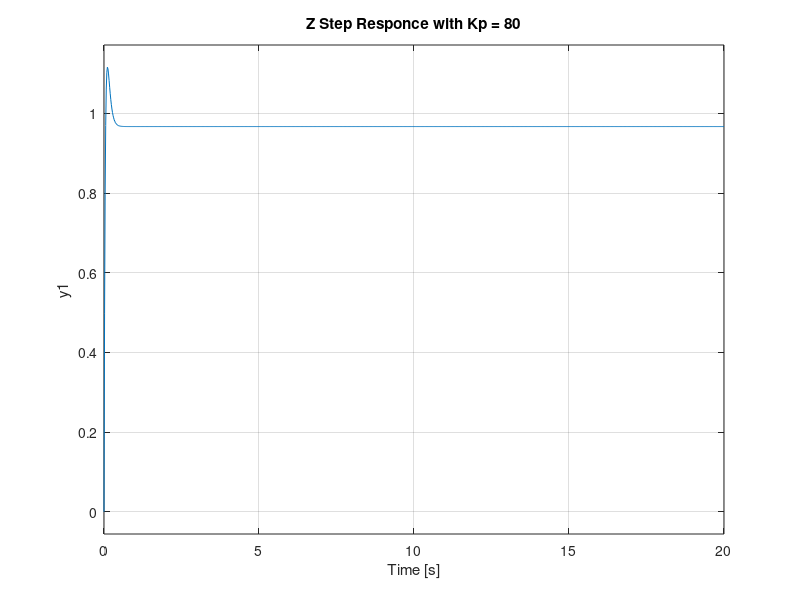
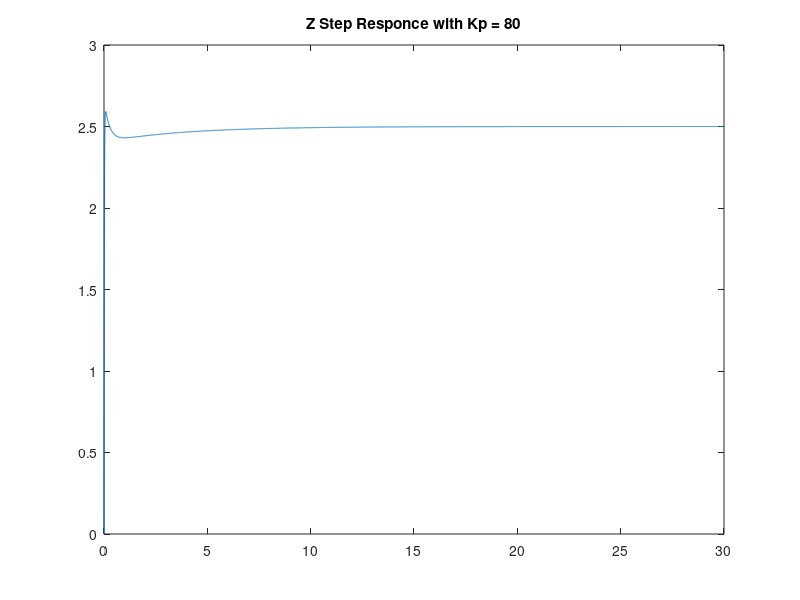
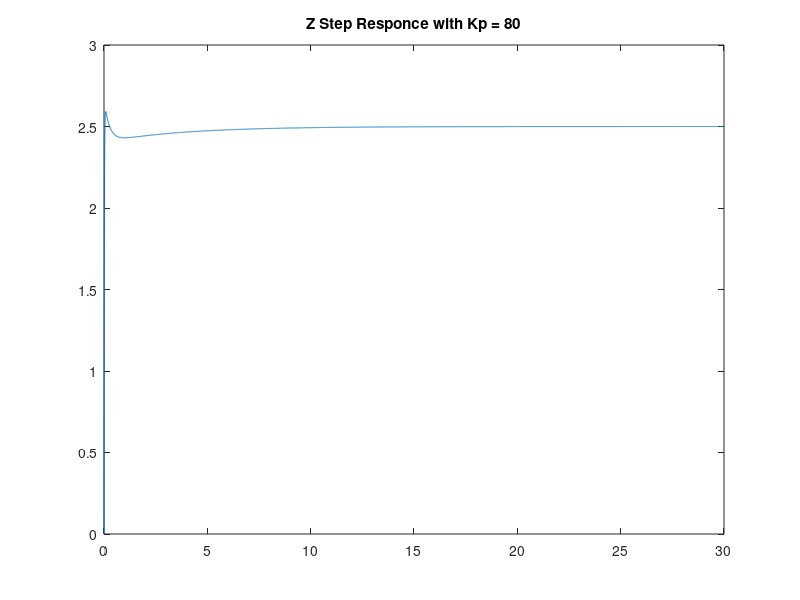

Recreate these plots in MATLAB, in order.
clear;

%% System Stabilization - All Z units in cm

% Linearized, estimated parameters
Ks = 0.0028; % Sensor Gain
dfdz = -0.1159; % Change in force per change in Z (cm)
dfdi = 0.0422; % Change in force per amp
dTdz = 0.0028; %Change in T (field intensity vs z (in cm)

M = 0.0118; % Total Levitation mass (in Kg)


%% Unity feedback PD controller with damping = 1

% Kd calculated off of Kp values
Kp = 80;
Kd = sqrt((dfdi * Kp - dfdz)/M)*2*M/dfdi;

% Steady state z error 
e_ss_z = 1/(-dfdz/M + dfdi/M * Kp);

electromag_plant_tf = tf([dfdi/M] , [1 0 -dfdz/M]);
s = tf('s');
pd_controller_tf = Kp + Kd*s;

G = electromag_plant_tf*pd_controller_tf;

ClosedLoop_tf = G / (1 + G) ; 
figure();
step(ClosedLoop_tf) ; 
title(['Z Step Responce with Kp = ',num2str(Kp)]);


%% Unity feedback PID controller

% Kd calculated off of Kp values
Kp = 80;
Kd = 20;
Ki = 20;


electromag_plant_tf = tf([dfdi/M] , [1 0 -dfdz/M]);
s = tf('s');
pid_controller_tf = Kp + Kd*s + Ki/s;

G = electromag_plant_tf*pid_controller_tf;

ClosedLoop_tf = G / (1 + G) ; 
figure();
[z,t] = step(ClosedLoop_tf) ; 
plot(t,2.5*z);
title(['Z Step Responce with Kp = ',num2str(Kp)]);

%% Hall Effect Feedback

% Kd calculated off of Kp values
Kp = 80;
Kd = 20;
Ki = 20;


electromag_plant_tf = tf([dfdi/M] , [1 0 -dfdz/M]);
s = tf('s');
pid_controller_tf = Kp + Kd*s + Ki/s;

G = electromag_plant_tf*pid_controller_tf;

ClosedLoop_tf = G / (1 + G) ; 
figure();
[z,t] = step(ClosedLoop_tf) ; 
plot(t,2.5*z);
title(['Z Step Responce with Kp = ',num2str(Kp)]);
